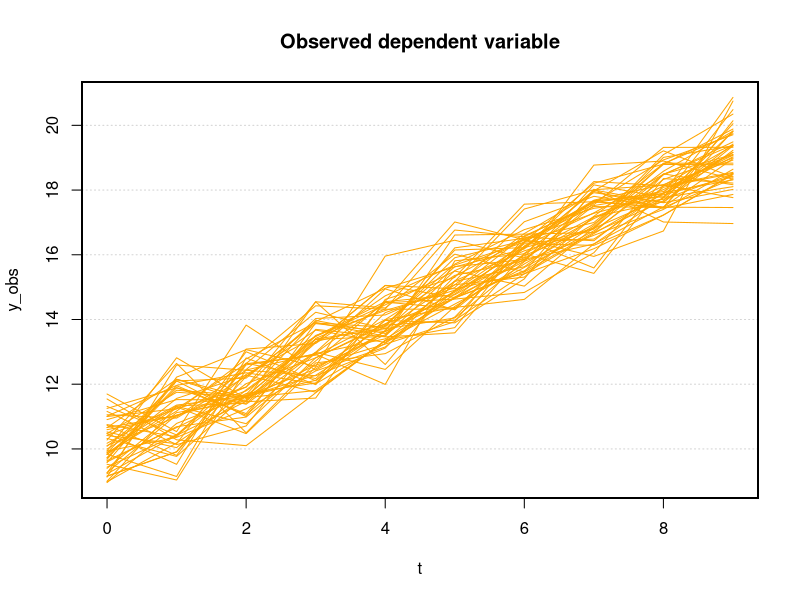
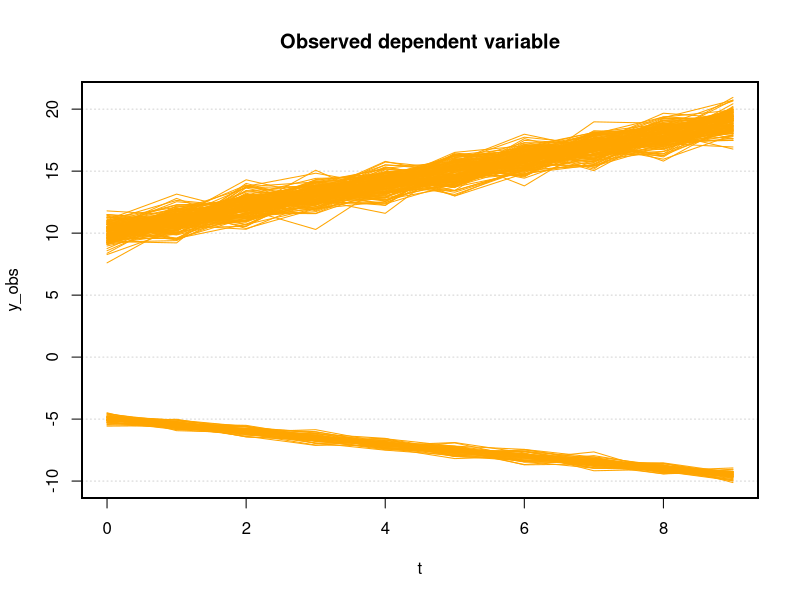
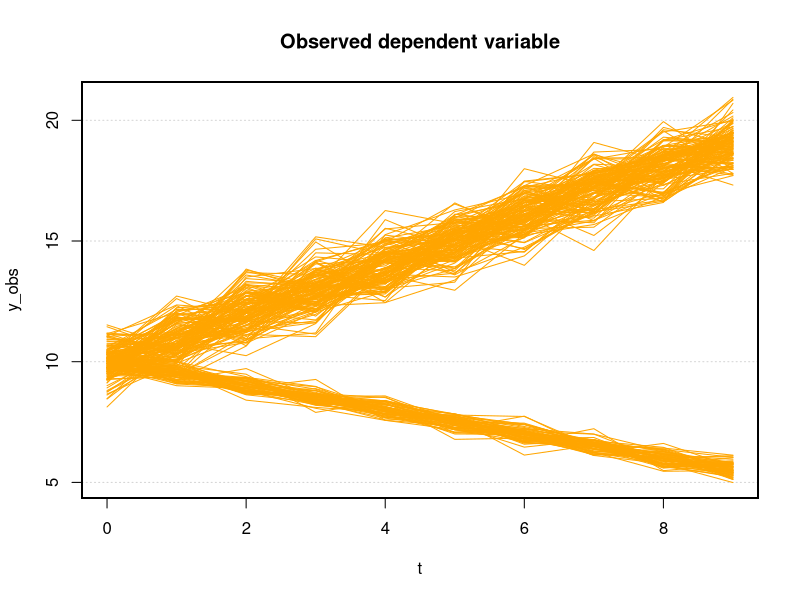
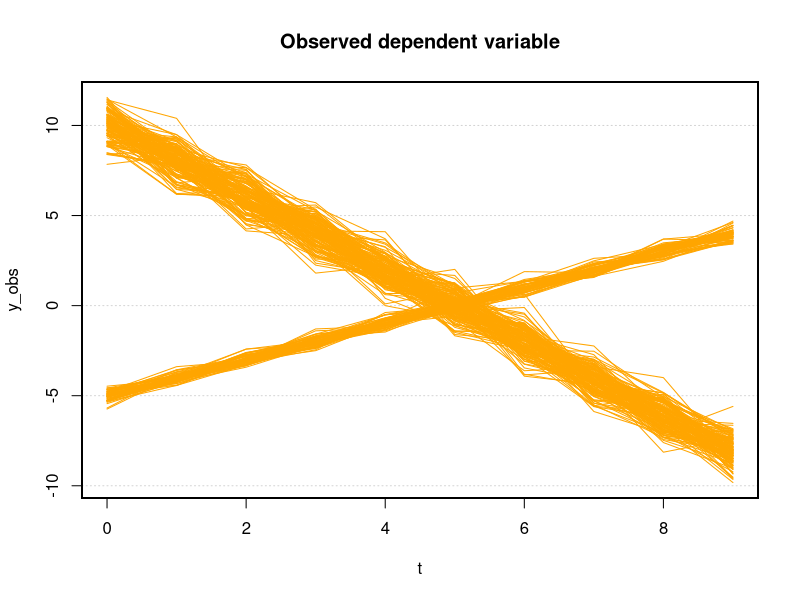
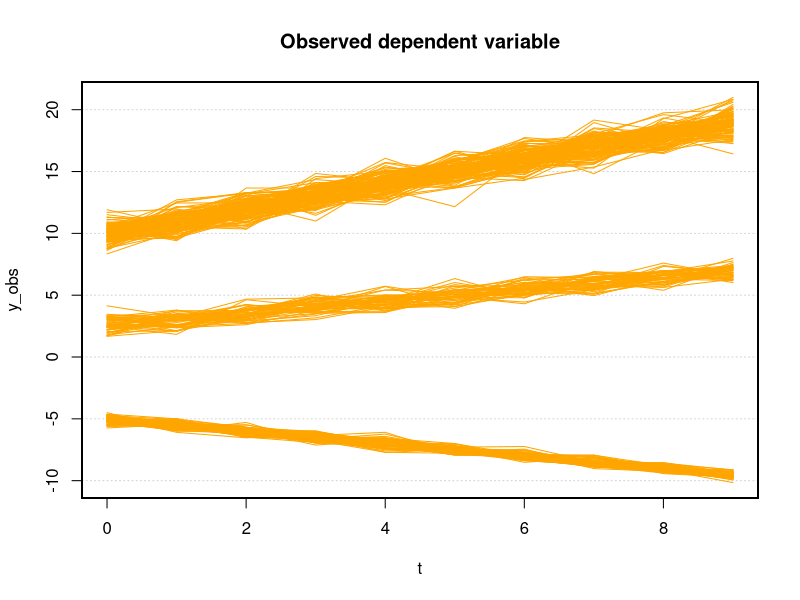
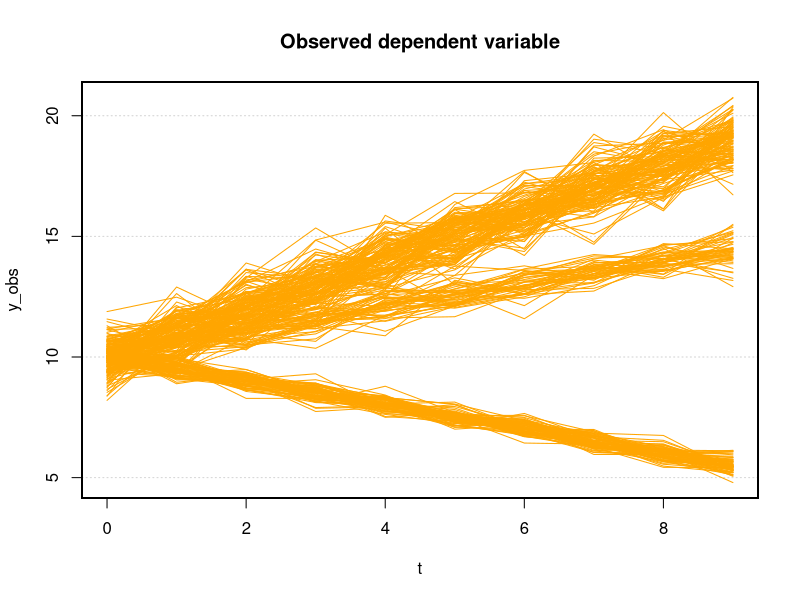
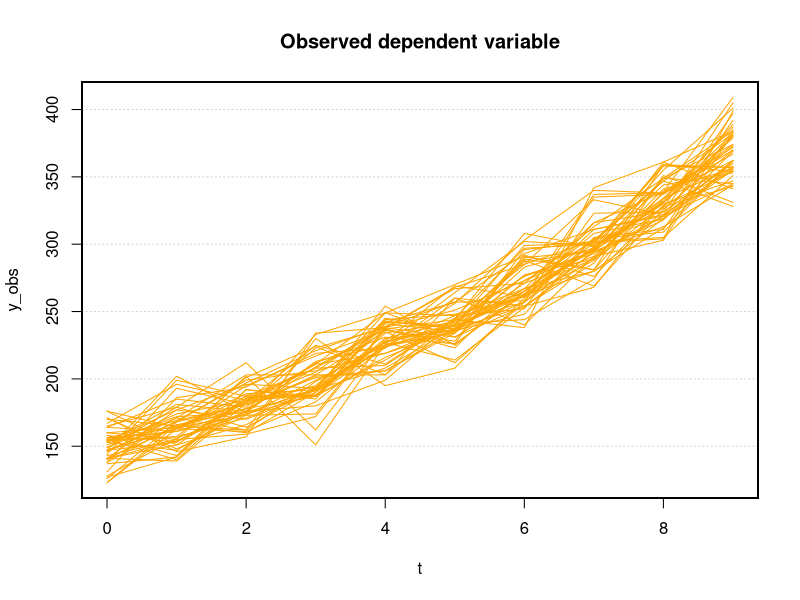
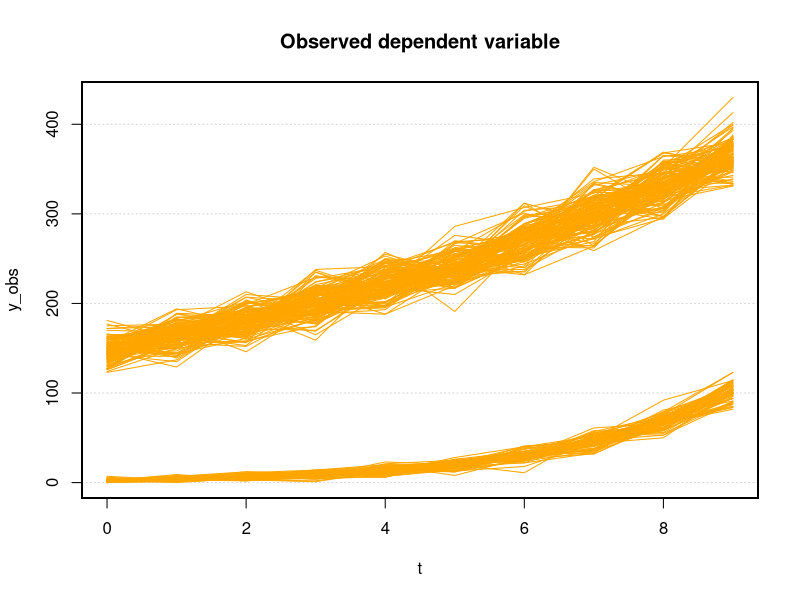

Reproduce these figures in R, in order.
## ---- chunk 1
knitr::opts_chunk$set(echo = FALSE)
## ---- chunk 2
# README
# required files:
# Dataset1_Yobs.xlsx
# Dataset2_Yobs.xlsx
# Dataset3_Yobs.xlsx
# Dataset4_Yobs.xlsx
# Dataset5_Yobs.xlsx
# Dataset6_Yobs.xlsx
# Dataset15_Yobs.xlsx
# Dataset16_Yobs.xlsx
## ---- chunk 3
# preparation
# set working directory
setwd("C:/Users/Diiim/Documents/Github/BayesianGMM/SimulationStudyData")

# set decimals to digits instead of scientific
options(scipen = 999)

# load packages
library(readxl)
## ---- chunk 4
# load observed dependent variable
Y_obs <- data.frame(read_excel("Dataset1_Yobs.xlsx", sheet = "Sheet 1"))

# number of individuals
N <- dim(Y_obs)[1]

# number of time periods
no_periods <- dim(Y_obs)[2]

# time periods
time_periods <- 0:(no_periods-1)
X <- matrix(data = time_periods, nrow = N, ncol = no_periods, byrow = TRUE)

# plot observed dependent variable
x <- time_periods

plot(x = x,
     y = c(min(Y_obs),
           max(Y_obs),
           rep(min(Y_obs), times = no_periods-2)),
     type = "l",
     col = "white",
     main = "Observed dependent variable",
     xlab = "t",
     ylab = "y_obs")
  
grid(nx = NA, ny = NULL)
par(new = TRUE)
  
for (n in 1:N) {
  lines(x = x,
        y = Y_obs[n,],
        col = "orange")

box()
}
## ---- chunk 5
# load observed dependent variable
Y_obs <- data.frame(read_excel("Dataset2_Yobs.xlsx", sheet = "Sheet 1"))

# number of individuals
N <- dim(Y_obs)[1]

# number of time periods
no_periods <- dim(Y_obs)[2]

# time periods
time_periods <- 0:(no_periods-1)
X <- matrix(data = time_periods, nrow = N, ncol = no_periods, byrow = TRUE)

# plot observed dependent variable
x <- time_periods

plot(x = x,
     y = c(min(Y_obs),
           max(Y_obs),
           rep(min(Y_obs), times = no_periods-2)),
     type = "l",
     col = "white",
     main = "Observed dependent variable",
     xlab = "t",
     ylab = "y_obs")
  
grid(nx = NA, ny = NULL)
par(new = TRUE)
  
for (n in 1:N) {
  lines(x = x,
        y = Y_obs[n,],
        col = "orange")

box()
}
## ---- chunk 6
# load observed dependent variable
Y_obs <- data.frame(read_excel("Dataset3_Yobs.xlsx", sheet = "Sheet 1"))

# number of individuals
N <- dim(Y_obs)[1]

# number of time periods
no_periods <- dim(Y_obs)[2]

# time periods
time_periods <- 0:(no_periods-1)
X <- matrix(data = time_periods, nrow = N, ncol = no_periods, byrow = TRUE)

# plot observed dependent variable
x <- time_periods

plot(x = x,
     y = c(min(Y_obs),
           max(Y_obs),
           rep(min(Y_obs), times = no_periods-2)),
     type = "l",
     col = "white",
     main = "Observed dependent variable",
     xlab = "t",
     ylab = "y_obs")
  
grid(nx = NA, ny = NULL)
par(new = TRUE)
  
for (n in 1:N) {
  lines(x = x,
        y = Y_obs[n,],
        col = "orange")

box()
}
## ---- chunk 7
# load observed dependent variable
Y_obs <- data.frame(read_excel("Dataset4_Yobs.xlsx", sheet = "Sheet 1"))

# number of individuals
N <- dim(Y_obs)[1]

# number of time periods
no_periods <- dim(Y_obs)[2]

# time periods
time_periods <- 0:(no_periods-1)
X <- matrix(data = time_periods, nrow = N, ncol = no_periods, byrow = TRUE)

# plot observed dependent variable
x <- time_periods

plot(x = x,
     y = c(min(Y_obs),
           max(Y_obs),
           rep(min(Y_obs), times = no_periods-2)),
     type = "l",
     col = "white",
     main = "Observed dependent variable",
     xlab = "t",
     ylab = "y_obs")
  
grid(nx = NA, ny = NULL)
par(new = TRUE)
  
for (n in 1:N) {
  lines(x = x,
        y = Y_obs[n,],
        col = "orange")

box()
}
## ---- chunk 8
# load observed dependent variable
Y_obs <- data.frame(read_excel("Dataset5_Yobs.xlsx", sheet = "Sheet 1"))

# number of individuals
N <- dim(Y_obs)[1]

# number of time periods
no_periods <- dim(Y_obs)[2]

# time periods
time_periods <- 0:(no_periods-1)
X <- matrix(data = time_periods, nrow = N, ncol = no_periods, byrow = TRUE)

# plot observed dependent variable
x <- time_periods

plot(x = x,
     y = c(min(Y_obs),
           max(Y_obs),
           rep(min(Y_obs), times = no_periods-2)),
     type = "l",
     col = "white",
     main = "Observed dependent variable",
     xlab = "t",
     ylab = "y_obs")
  
grid(nx = NA, ny = NULL)
par(new = TRUE)
  
for (n in 1:N) {
  lines(x = x,
        y = Y_obs[n,],
        col = "orange")

box()
}
## ---- chunk 9
# load observed dependent variable
Y_obs <- data.frame(read_excel("Dataset6_Yobs.xlsx", sheet = "Sheet 1"))

# number of individuals
N <- dim(Y_obs)[1]

# number of time periods
no_periods <- dim(Y_obs)[2]

# time periods
time_periods <- 0:(no_periods-1)
X <- matrix(data = time_periods, nrow = N, ncol = no_periods, byrow = TRUE)

# plot observed dependent variable
x <- time_periods

plot(x = x,
     y = c(min(Y_obs),
           max(Y_obs),
           rep(min(Y_obs), times = no_periods-2)),
     type = "l",
     col = "white",
     main = "Observed dependent variable",
     xlab = "t",
     ylab = "y_obs")
  
grid(nx = NA, ny = NULL)
par(new = TRUE)
  
for (n in 1:N) {
  lines(x = x,
        y = Y_obs[n,],
        col = "orange")

box()
}
## ---- chunk 10
# load observed dependent variable
Y_obs <- data.frame(read_excel("Dataset15_Yobs.xlsx", sheet = "Sheet 1"))

# number of individuals
N <- dim(Y_obs)[1]

# number of time periods
no_periods <- dim(Y_obs)[2]

# time periods
time_periods <- 0:(no_periods-1)
X <- matrix(data = time_periods, nrow = N, ncol = no_periods, byrow = TRUE)

# plot observed dependent variable
x <- time_periods

plot(x = x,
     y = c(min(Y_obs),
           max(Y_obs),
           rep(min(Y_obs), times = no_periods-2)),
     type = "l",
     col = "white",
     main = "Observed dependent variable",
     xlab = "t",
     ylab = "y_obs")
  
grid(nx = NA, ny = NULL)
par(new = TRUE)
  
for (n in 1:N) {
  lines(x = x,
        y = Y_obs[n,],
        col = "orange")

box()
}
## ---- chunk 11
# load observed dependent variable
Y_obs <- data.frame(read_excel("Dataset16_Yobs.xlsx", sheet = "Sheet 1"))

# number of individuals
N <- dim(Y_obs)[1]

# number of time periods
no_periods <- dim(Y_obs)[2]

# time periods
time_periods <- 0:(no_periods-1)
X <- matrix(data = time_periods, nrow = N, ncol = no_periods, byrow = TRUE)

# plot observed dependent variable
x <- time_periods

plot(x = x,
     y = c(min(Y_obs),
           max(Y_obs),
           rep(min(Y_obs), times = no_periods-2)),
     type = "l",
     col = "white",
     main = "Observed dependent variable",
     xlab = "t",
     ylab = "y_obs")
  
grid(nx = NA, ny = NULL)
par(new = TRUE)
  
for (n in 1:N) {
  lines(x = x,
        y = Y_obs[n,],
        col = "orange")

box()
}
